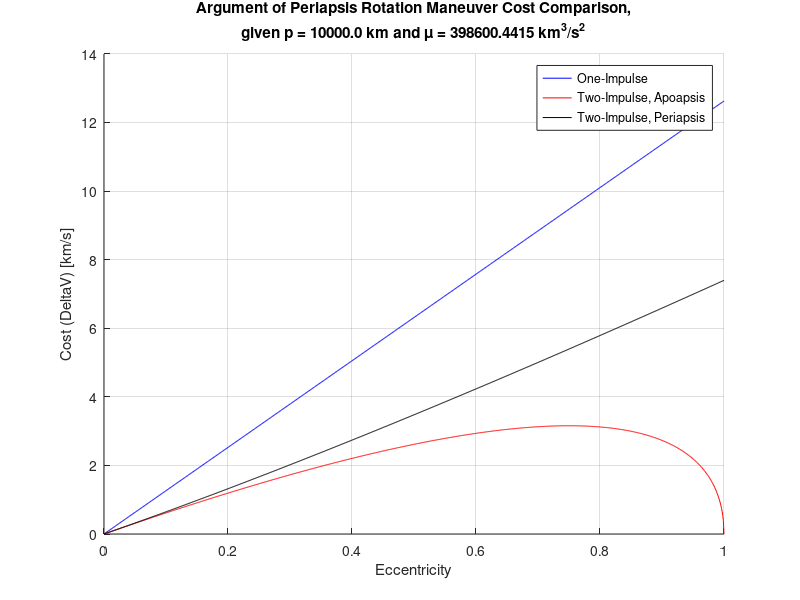

The MATLAB script that drew this image:
%% ASEN 6020 HW 1 Problem 6 Script
% By: Ian Faber

%% Housekeeping
clc; clear; close all;

%% Setup
p = 10000; % km
mu = 398600.4415; % km^3/s^2 

dV_a = @(e) 2*sqrt(mu/p)*e;
dV_b = @(e) 2*sqrt(mu/p)*(sqrt(1-e) - (1-e));
dV_c = @(e) 2*sqrt(mu/p)*(1 + e - sqrt(1+e));

%% Compare costs over the valid range of eccentricity for this problem
e = 0:0.001:1;

figure
hold on; grid on;
titleText = sprintf("Argument of Periapsis Rotation Maneuver Cost Comparison,\ngiven p = %.1f km and \\mu = %.4f km^3/s^2", p, mu);
title(titleText)
plot(e, dV_a(e), 'b-');
plot(e, dV_b(e), 'r-');
plot(e, dV_c(e), 'k-');
xlabel("Eccentricity"); ylabel("Cost (\DeltaV) [km/s]");
legend("One-Impulse", "Two-Impulse, Apoapsis", "Two-Impulse, Periapsis", 'Location','best')
